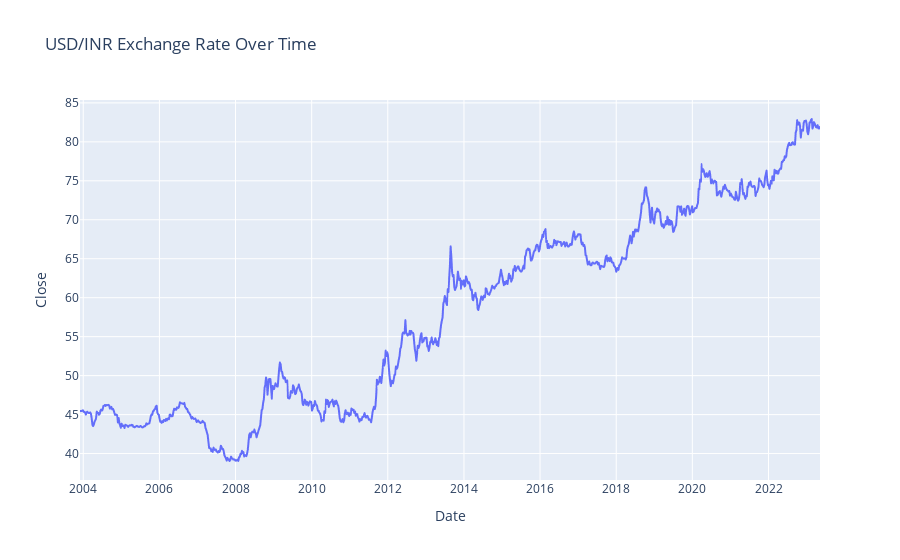

The code cell stored with this chart in its notebook:
### Markdown cell above
## Phase 2 – Visual Exploration & Outlier Analysis

To assess the variability and potential outliers in the exchange rate values, we plotted boxplots for the four numerical columns: `Open`, `High`, `Low`, and `Close`.

### Observations:

- The exchange rates range from **~39 to ~83 INR/USD**, consistent with historical economic events from 2003 to 2023.
- A few values appear as outliers, especially on the higher end, however, these reflect real economic phenomena (e.g., inflation, geopolitical shifts) and **should not be removed**.
- The distribution shows a moderate spread and some skewness, suggesting the importance of trend-based features for forecasting.

Boxplots provide a quick way to verify data quality and guide feature engineering decisions in time series tasks.

### Code cell
figure = px.line(data, 
                 x="Date", 
                 y="Close", 
                 title='USD/INR Exchange Rate Over Time')
figure.show()

### Figure 1 — Plotly figure (JSON) as saved in the notebook; plotly's stock layout.template omitted (floating-point values rounded to 4 significant figures; data arrays with more than 128 entries replaced by an {"elided": "..."} marker saying what was removed)
{"data": [{"hovertemplate": "Date=%{x}<br>Close=%{y}<extra></extra>", "legendgroup": "", "line": {"color": "#636efa", "dash": "solid"}, "marker": {"symbol": "circle"}, "mode": "lines", "name": "", "showlegend": false, "type": "scattergl", "x": {"elided": "1013 str values"}, "xaxis": "x", "y": {"elided": "1013 float values"}, "yaxis": "y"}], "layout": {"legend": {"tracegroupgap": 0}, "title": {"text": "USD/INR Exchange Rate Over Time"}, "xaxis": {"anchor": "y", "domain": [0, 1], "title": {"text": "Date"}}, "yaxis": {"anchor": "x", "domain": [0, 1], "title": {"text": "Close"}}}}
